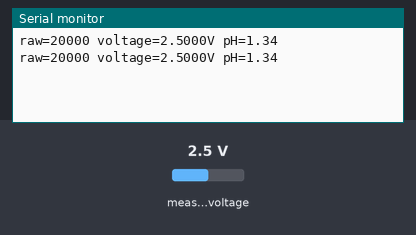
The sketch below on a simulated ESP32. Parts: the last lines printed to the serial monitor. Inputs (shaded band) come from the test bench; at power-on: measured voltage 2.5 V.

Above: at 2.2 s.
2.3 s: measured voltage set to 0.1 V
At 3.5 s:
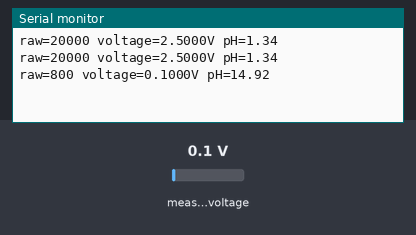
3.8 s: measured voltage set to 1.2 V
At 4.6 s:
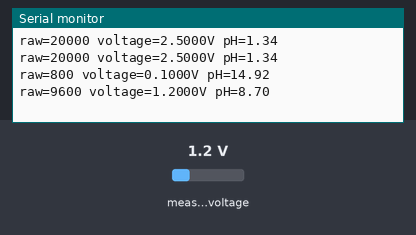
Timing chart, 0 to 6.8 s (numbered marks = the images above; inputs shaded):
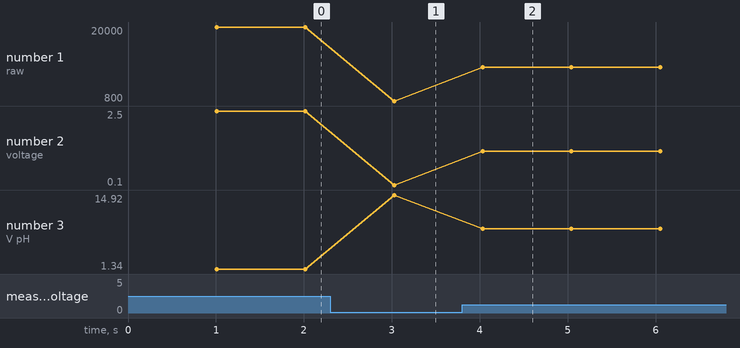

Measured:
- after the input at 2.3 s, the serial monitor: prints a new line after 0.73 s (image 1)
- after the input at 3.8 s, the serial monitor: prints a new line after 0.23 s (image 2)
- plotted number 1: 20000 → 800 after the input at 2.3 s, 800 → 9600 after the input at 3.8 s
- plotted number 2: 2.5 → 0.1 after the input at 2.3 s, 0.1 → 1.2 after the input at 3.8 s
- plotted number 3: 1.34 → 14.92 after the input at 2.3 s, 14.92 → 8.7 after the input at 3.8 s

The sketch:

SEN0161_pH_Serial.ino
```cpp
#include <Wire.h>
#include <Adafruit_ADS1X15.h>
Adafruit_ADS1115 ads;
float v7=1.50f, v4=2.03f; // replace after real calibration
float toPH(float v){ float d=v7-v4; if(fabs(d)<0.0001f) return NAN; return 7.0f + ((7.0f-4.0f)/d)*(v-v7); }
void setup(){ Serial.begin(115200); delay(1000); Wire.begin(8,9); if(!ads.begin(0x48,&Wire)){while(true){Serial.println("ADS1115 missing");delay(1000);}} ads.setGain(GAIN_ONE); }
void loop(){ int16_t raw=ads.readADC_SingleEnded(1); float v=ads.computeVolts(raw); Serial.printf("raw=%d voltage=%.4fV pH=%.2f\n",raw,v,toPH(v)); delay(1000); }
```
